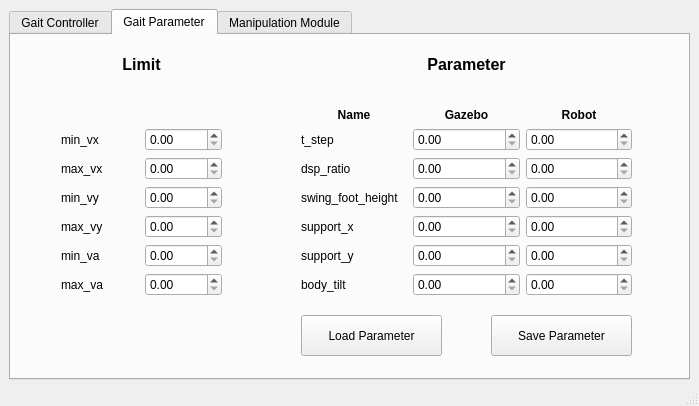
<?xml version="1.0" encoding="UTF-8"?>
<ui version="4.0">
 <class>MainWindow</class>
 <widget class="QMainWindow" name="MainWindow">
  <property name="geometry">
   <rect>
    <x>0</x>
    <y>0</y>
    <width>699</width>
    <height>406</height>
   </rect>
  </property>
  <property name="windowTitle">
   <string>Robinion GUI Controller</string>
  </property>
  <widget class="QWidget" name="centralwidget">
   <widget class="QWidget" name="verticalLayoutWidget">
    <property name="geometry">
     <rect>
      <x>9</x>
      <y>9</y>
      <width>681</width>
      <height>371</height>
     </rect>
    </property>
    <layout class="QVBoxLayout" name="verticalLayout">
     <item>
      <widget class="QTabWidget" name="tabWidget">
       <property name="currentIndex">
        <number>1</number>
       </property>
       <widget class="QWidget" name="tab_walking">
        <attribute name="title">
         <string>Gait Controller</string>
        </attribute>
        <widget class="QWidget" name="horizontalLayoutWidget_2">
         <property name="geometry">
          <rect>
           <x>0</x>
           <y>10</y>
           <width>671</width>
           <height>221</height>
          </rect>
         </property>
         <layout class="QHBoxLayout" name="horizontalLayout_8">
          <item>
           <layout class="QVBoxLayout" name="verticalLayout_2">
            <item>
             <widget class="QLabel" name="labelGaitState">
              <property name="font">
               <font>
                <pointsize>20</pointsize>
                <weight>75</weight>
                <bold>true</bold>
               </font>
              </property>
              <property name="text">
               <string>Gait State</string>
              </property>
              <property name="alignment">
               <set>Qt::AlignCenter</set>
              </property>
             </widget>
            </item>
            <item>
             <spacer name="verticalSpacer">
              <property name="orientation">
               <enum>Qt::Vertical</enum>
              </property>
              <property name="sizeHint" stdset="0">
               <size>
                <width>20</width>
                <height>40</height>
               </size>
              </property>
             </spacer>
            </item>
            <item>
             <widget class="QPushButton" name="pushButtonZeroPose">
              <property name="text">
               <string>Zero Pose</string>
              </property>
             </widget>
            </item>
            <item>
             <widget class="QPushButton" name="pushButtonInitialize">
              <property name="text">
               <string>Initialize</string>
              </property>
             </widget>
            </item>
            <item>
             <widget class="QPushButton" name="pushButtonStanding">
              <property name="text">
               <string>Standing</string>
              </property>
             </widget>
            </item>
            <item>
             <widget class="QPushButton" name="pushButtonStartWalk">
              <property name="text">
               <string>Start Walk</string>
              </property>
             </widget>
            </item>
            <item>
             <widget class="QPushButton" name="pushButtonStopWalk">
              <property name="text">
               <string>Stop Walk</string>
              </property>
             </widget>
            </item>
           </layout>
          </item>
          <item>
           <layout class="QVBoxLayout" name="verticalLayout_3">
            <item>
             <widget class="QLabel" name="labelGaitCommand">
              <property name="font">
               <font>
                <pointsize>20</pointsize>
                <weight>75</weight>
                <bold>true</bold>
               </font>
              </property>
              <property name="text">
               <string>Gait Command</string>
              </property>
              <property name="alignment">
               <set>Qt::AlignCenter</set>
              </property>
             </widget>
            </item>
            <item>
             <spacer name="verticalSpacer_2">
              <property name="orientation">
               <enum>Qt::Vertical</enum>
              </property>
              <property name="sizeHint" stdset="0">
               <size>
                <width>20</width>
                <height>40</height>
               </size>
              </property>
             </spacer>
            </item>
            <item>
             <layout class="QHBoxLayout" name="horizontalLayout_6">
              <item>
               <widget class="QPushButton" name="pushButtonForward">
                <property name="text">
                 <string>Forward</string>
                </property>
               </widget>
              </item>
              <item>
               <widget class="QPushButton" name="pushButtonBackward">
                <property name="text">
                 <string>Backward</string>
                </property>
               </widget>
              </item>
              <item>
               <widget class="QLabel" name="labelCmdX">
                <property name="text">
                 <string>CMD_X</string>
                </property>
               </widget>
              </item>
              <item>
               <widget class="QSlider" name="horizontalSliderCmdX">
                <property name="orientation">
                 <enum>Qt::Horizontal</enum>
                </property>
               </widget>
              </item>
             </layout>
            </item>
            <item>
             <layout class="QHBoxLayout" name="horizontalLayout_7">
              <item>
               <widget class="QPushButton" name="pushButtonSideLeft">
                <property name="text">
                 <string>Side Left</string>
                </property>
               </widget>
              </item>
              <item>
               <widget class="QPushButton" name="pushButtonSideRight">
                <property name="text">
                 <string>Side Right</string>
                </property>
               </widget>
              </item>
              <item>
               <widget class="QLabel" name="labelCmdY">
                <property name="text">
                 <string>CMD_Y</string>
                </property>
               </widget>
              </item>
              <item>
               <widget class="QSlider" name="horizontalSliderCmdY">
                <property name="orientation">
                 <enum>Qt::Horizontal</enum>
                </property>
               </widget>
              </item>
             </layout>
            </item>
            <item>
             <layout class="QHBoxLayout" name="horizontalLayout_5">
              <item>
               <widget class="QPushButton" name="pushButtonTurnLeft">
                <property name="text">
                 <string>Turn Left</string>
                </property>
               </widget>
              </item>
              <item>
               <widget class="QPushButton" name="pushButtonTurnRight">
                <property name="text">
                 <string>Turn Right</string>
                </property>
               </widget>
              </item>
              <item>
               <widget class="QLabel" name="labelCmdA">
                <property name="text">
                 <string>CMD_A</string>
                </property>
               </widget>
              </item>
              <item>
               <widget class="QSlider" name="horizontalSliderCmdA">
                <property name="orientation">
                 <enum>Qt::Horizontal</enum>
                </property>
               </widget>
              </item>
             </layout>
            </item>
            <item>
             <spacer name="verticalSpacer_3">
              <property name="orientation">
               <enum>Qt::Vertical</enum>
              </property>
              <property name="sizeHint" stdset="0">
               <size>
                <width>20</width>
                <height>40</height>
               </size>
              </property>
             </spacer>
            </item>
           </layout>
          </item>
         </layout>
        </widget>
       </widget>
       <widget class="QWidget" name="tab_gait_parameter">
        <attribute name="title">
         <string>Gait Parameter</string>
        </attribute>
        <widget class="QWidget" name="verticalLayoutWidget_2">
         <property name="geometry">
          <rect>
           <x>50</x>
           <y>20</y>
           <width>161</width>
           <height>241</height>
          </rect>
         </property>
         <layout class="QVBoxLayout" name="verticalLayout_5">
          <item>
           <widget class="QLabel" name="labelLImit">
            <property name="font">
             <font>
              <pointsize>12</pointsize>
              <weight>75</weight>
              <bold>true</bold>
             </font>
            </property>
            <property name="text">
             <string>Limit</string>
            </property>
            <property name="alignment">
             <set>Qt::AlignCenter</set>
            </property>
           </widget>
          </item>
          <item>
           <spacer name="verticalSpacer_4">
            <property name="orientation">
             <enum>Qt::Vertical</enum>
            </property>
            <property name="sizeHint" stdset="0">
             <size>
              <width>20</width>
              <height>40</height>
             </size>
            </property>
           </spacer>
          </item>
          <item>
           <layout class="QGridLayout" name="gridLayout_3">
            <item row="1" column="1">
             <widget class="QDoubleSpinBox" name="dSB_max_vx"/>
            </item>
            <item row="1" column="0">
             <widget class="QLabel" name="label_max_vx">
              <property name="text">
               <string>max_vx</string>
              </property>
             </widget>
            </item>
            <item row="2" column="0">
             <widget class="QLabel" name="label_min_vy">
              <property name="text">
               <string>min_vy</string>
              </property>
             </widget>
            </item>
            <item row="4" column="1">
             <widget class="QDoubleSpinBox" name="dSB_min_va"/>
            </item>
            <item row="3" column="0">
             <widget class="QLabel" name="label_max_vy">
              <property name="text">
               <string>max_vy</string>
              </property>
             </widget>
            </item>
            <item row="0" column="0">
             <widget class="QLabel" name="label_min_vx">
              <property name="text">
               <string>min_vx</string>
              </property>
             </widget>
            </item>
            <item row="0" column="1">
             <widget class="QDoubleSpinBox" name="dSB_min_vx"/>
            </item>
            <item row="3" column="1">
             <widget class="QDoubleSpinBox" name="dSB_max_vy"/>
            </item>
            <item row="2" column="1">
             <widget class="QDoubleSpinBox" name="dSB_min_vy"/>
            </item>
            <item row="4" column="0">
             <widget class="QLabel" name="label_min_va">
              <property name="text">
               <string>min_va</string>
              </property>
             </widget>
            </item>
            <item row="5" column="0">
             <widget class="QLabel" name="label_max_va">
              <property name="text">
               <string>max_va</string>
              </property>
             </widget>
            </item>
            <item row="5" column="1">
             <widget class="QDoubleSpinBox" name="dSB_max_va"/>
            </item>
           </layout>
          </item>
         </layout>
        </widget>
        <widget class="QWidget" name="verticalLayoutWidget_3">
         <property name="geometry">
          <rect>
           <x>290</x>
           <y>20</y>
           <width>331</width>
           <height>241</height>
          </rect>
         </property>
         <layout class="QVBoxLayout" name="verticalLayout_7">
          <item>
           <widget class="QLabel" name="labelParameter">
            <property name="font">
             <font>
              <pointsize>12</pointsize>
              <weight>75</weight>
              <bold>true</bold>
             </font>
            </property>
            <property name="text">
             <string>Parameter</string>
            </property>
            <property name="alignment">
             <set>Qt::AlignCenter</set>
            </property>
           </widget>
          </item>
          <item>
           <spacer name="verticalSpacer_5">
            <property name="orientation">
             <enum>Qt::Vertical</enum>
            </property>
            <property name="sizeHint" stdset="0">
             <size>
              <width>20</width>
              <height>40</height>
             </size>
            </property>
           </spacer>
          </item>
          <item>
           <layout class="QGridLayout" name="gridLayout_4">
            <item row="1" column="0">
             <widget class="QLabel" name="label_t_step">
              <property name="text">
               <string>t_step</string>
              </property>
             </widget>
            </item>
            <item row="1" column="2">
             <widget class="QDoubleSpinBox" name="dSB_rb_t_step"/>
            </item>
            <item row="4" column="0">
             <widget class="QLabel" name="label_support_x">
              <property name="text">
               <string>support_x</string>
              </property>
             </widget>
            </item>
            <item row="2" column="2">
             <widget class="QDoubleSpinBox" name="dSB_rb_dsp_ratio"/>
            </item>
            <item row="0" column="0">
             <widget class="QLabel" name="labelParameterName">
              <property name="font">
               <font>
                <weight>75</weight>
                <bold>true</bold>
               </font>
              </property>
              <property name="text">
               <string>Name</string>
              </property>
              <property name="alignment">
               <set>Qt::AlignCenter</set>
              </property>
             </widget>
            </item>
            <item row="3" column="0">
             <widget class="QLabel" name="label_swing_foot_height">
              <property name="text">
               <string>swing_foot_height</string>
              </property>
             </widget>
            </item>
            <item row="5" column="0">
             <widget class="QLabel" name="label_support_y">
              <property name="text">
               <string>support_y</string>
              </property>
             </widget>
            </item>
            <item row="0" column="1">
             <widget class="QLabel" name="labelParameterGazebo">
              <property name="font">
               <font>
                <weight>75</weight>
                <bold>true</bold>
               </font>
              </property>
              <property name="text">
               <string>Gazebo</string>
              </property>
              <property name="alignment">
               <set>Qt::AlignCenter</set>
              </property>
             </widget>
            </item>
            <item row="0" column="2">
             <widget class="QLabel" name="labelParameterRobot">
              <property name="font">
               <font>
                <weight>75</weight>
                <bold>true</bold>
               </font>
              </property>
              <property name="text">
               <string>Robot</string>
              </property>
              <property name="alignment">
               <set>Qt::AlignCenter</set>
              </property>
             </widget>
            </item>
            <item row="2" column="0">
             <widget class="QLabel" name="label_dsp_ratio">
              <property name="text">
               <string>dsp_ratio</string>
              </property>
             </widget>
            </item>
            <item row="2" column="1">
             <widget class="QDoubleSpinBox" name="dSB_gz_dsp_ratio"/>
            </item>
            <item row="1" column="1">
             <widget class="QDoubleSpinBox" name="dSB_gz_t_step"/>
            </item>
            <item row="6" column="0">
             <widget class="QLabel" name="label_body_tilt">
              <property name="text">
               <string>body_tilt</string>
              </property>
             </widget>
            </item>
            <item row="3" column="1">
             <widget class="QDoubleSpinBox" name="dSB_gz_swing_foot_height"/>
            </item>
            <item row="4" column="1">
             <widget class="QDoubleSpinBox" name="dSB_gz_support_x"/>
            </item>
            <item row="5" column="1">
             <widget class="QDoubleSpinBox" name="dSB_gz_support_y"/>
            </item>
            <item row="6" column="1">
             <widget class="QDoubleSpinBox" name="dSB_gz_body_tilt"/>
            </item>
            <item row="3" column="2">
             <widget class="QDoubleSpinBox" name="dSB_rb_swing_foot_height"/>
            </item>
            <item row="4" column="2">
             <widget class="QDoubleSpinBox" name="dSB_rb_support_x"/>
            </item>
            <item row="5" column="2">
             <widget class="QDoubleSpinBox" name="dSB_rb_support_y"/>
            </item>
            <item row="6" column="2">
             <widget class="QDoubleSpinBox" name="dSB_rb_body_tilt"/>
            </item>
           </layout>
          </item>
         </layout>
        </widget>
        <widget class="QPushButton" name="pushButtonLoadParameter">
         <property name="geometry">
          <rect>
           <x>290</x>
           <y>280</y>
           <width>141</width>
           <height>41</height>
          </rect>
         </property>
         <property name="text">
          <string>Load Parameter</string>
         </property>
        </widget>
        <widget class="QPushButton" name="pushButtonSaveParameter">
         <property name="geometry">
          <rect>
           <x>480</x>
           <y>280</y>
           <width>141</width>
           <height>41</height>
          </rect>
         </property>
         <property name="text">
          <string>Save Parameter</string>
         </property>
        </widget>
       </widget>
       <widget class="QWidget" name="tab_manipulation">
        <attribute name="title">
         <string>Manipulation Module</string>
        </attribute>
        <widget class="QWidget" name="horizontalLayoutWidget">
         <property name="geometry">
          <rect>
           <x>1</x>
           <y>10</y>
           <width>671</width>
           <height>301</height>
          </rect>
         </property>
         <layout class="QHBoxLayout" name="horizontalLayout">
          <item>
           <layout class="QVBoxLayout" name="verticalLayout_4">
            <item>
             <widget class="QLabel" name="labelGetPose">
              <property name="font">
               <font>
                <pointsize>20</pointsize>
                <weight>75</weight>
                <bold>true</bold>
               </font>
              </property>
              <property name="text">
               <string>Get Pose</string>
              </property>
              <property name="alignment">
               <set>Qt::AlignCenter</set>
              </property>
             </widget>
            </item>
            <item>
             <layout class="QGridLayout" name="gridLayout">
              <item row="6" column="0">
               <widget class="QLabel" name="labelGYaw">
                <property name="text">
                 <string>Y</string>
                </property>
                <property name="alignment">
                 <set>Qt::AlignCenter</set>
                </property>
               </widget>
              </item>
              <item row="5" column="0">
               <widget class="QLabel" name="labelGPitch">
                <property name="text">
                 <string>P</string>
                </property>
                <property name="alignment">
                 <set>Qt::AlignCenter</set>
                </property>
               </widget>
              </item>
              <item row="1" column="0">
               <widget class="QLabel" name="labelGX">
                <property name="text">
                 <string>X</string>
                </property>
                <property name="alignment">
                 <set>Qt::AlignCenter</set>
                </property>
               </widget>
              </item>
              <item row="3" column="0">
               <widget class="QLabel" name="labelGZ">
                <property name="text">
                 <string>Z</string>
                </property>
                <property name="alignment">
                 <set>Qt::AlignCenter</set>
                </property>
               </widget>
              </item>
              <item row="4" column="0">
               <widget class="QLabel" name="labelGRoll">
                <property name="text">
                 <string>R</string>
                </property>
                <property name="alignment">
                 <set>Qt::AlignCenter</set>
                </property>
               </widget>
              </item>
              <item row="2" column="0">
               <widget class="QLabel" name="labelGY">
                <property name="text">
                 <string>Y</string>
                </property>
                <property name="alignment">
                 <set>Qt::AlignCenter</set>
                </property>
               </widget>
              </item>
              <item row="6" column="1">
               <widget class="QLineEdit" name="lineEditCurrentLHandYaw"/>
              </item>
              <item row="6" column="2">
               <widget class="QLineEdit" name="lineEditCurrentRHandYaw"/>
              </item>
              <item row="0" column="2">
               <widget class="QLabel" name="labelGPRHand">
                <property name="text">
                 <string>Right Hand</string>
                </property>
                <property name="alignment">
                 <set>Qt::AlignCenter</set>
                </property>
               </widget>
              </item>
              <item row="0" column="0">
               <widget class="QLabel" name="labelGPose">
                <property name="text">
                 <string>Pose</string>
                </property>
                <property name="alignment">
                 <set>Qt::AlignCenter</set>
                </property>
               </widget>
              </item>
              <item row="0" column="1">
               <widget class="QLabel" name="labelGPLHand">
                <property name="text">
                 <string>Left Hand</string>
                </property>
                <property name="alignment">
                 <set>Qt::AlignCenter</set>
                </property>
               </widget>
              </item>
              <item row="7" column="2">
               <widget class="QPushButton" name="pushButtonGetRHandPose">
                <property name="text">
                 <string>Get Right Hand Pose</string>
                </property>
               </widget>
              </item>
              <item row="7" column="1">
               <widget class="QPushButton" name="pushButtonGetLHandPose">
                <property name="text">
                 <string>Get Left Hand Pose</string>
                </property>
               </widget>
              </item>
              <item row="5" column="1">
               <widget class="QLineEdit" name="lineEditCurrentLHandPitch"/>
              </item>
              <item row="5" column="2">
               <widget class="QLineEdit" name="lineEditCurrentRHandPitch"/>
              </item>
              <item row="4" column="1">
               <widget class="QLineEdit" name="lineEditCurrentLHandRoll"/>
              </item>
              <item row="4" column="2">
               <widget class="QLineEdit" name="lineEditCurrentRHandRoll"/>
              </item>
              <item row="3" column="1">
               <widget class="QLineEdit" name="lineEditCurrentLHandZ"/>
              </item>
              <item row="3" column="2">
               <widget class="QLineEdit" name="lineEditCurrentRHandZ"/>
              </item>
              <item row="2" column="1">
               <widget class="QLineEdit" name="lineEditCurrentLHandY"/>
              </item>
              <item row="2" column="2">
               <widget class="QLineEdit" name="lineEditCurrentRHandY"/>
              </item>
              <item row="1" column="1">
               <widget class="QLineEdit" name="lineEditCurrentLHandX"/>
              </item>
              <item row="1" column="2">
               <widget class="QLineEdit" name="lineEditCurrentRHandX"/>
              </item>
             </layout>
            </item>
           </layout>
          </item>
          <item>
           <spacer name="horizontalSpacer_2">
            <property name="orientation">
             <enum>Qt::Horizontal</enum>
            </property>
            <property name="sizeHint" stdset="0">
             <size>
              <width>40</width>
              <height>20</height>
             </size>
            </property>
           </spacer>
          </item>
          <item>
           <layout class="QVBoxLayout" name="verticalLayout_6">
            <item>
             <widget class="QLabel" name="labelSetPose">
              <property name="font">
               <font>
                <pointsize>20</pointsize>
                <weight>75</weight>
                <bold>true</bold>
               </font>
              </property>
              <property name="text">
               <string>Set Pose</string>
              </property>
              <property name="alignment">
               <set>Qt::AlignCenter</set>
              </property>
             </widget>
            </item>
            <item>
             <layout class="QGridLayout" name="gridLayout_2">
              <item row="6" column="0">
               <widget class="QLabel" name="labelSYaw">
                <property name="text">
                 <string>Y</string>
                </property>
                <property name="alignment">
                 <set>Qt::AlignCenter</set>
                </property>
               </widget>
              </item>
              <item row="5" column="0">
               <widget class="QLabel" name="labelSPitch">
                <property name="text">
                 <string>P</string>
                </property>
                <property name="alignment">
                 <set>Qt::AlignCenter</set>
                </property>
               </widget>
              </item>
              <item row="1" column="0">
               <widget class="QLabel" name="labelSX">
                <property name="text">
                 <string>X</string>
                </property>
                <property name="alignment">
                 <set>Qt::AlignCenter</set>
                </property>
               </widget>
              </item>
              <item row="3" column="0">
               <widget class="QLabel" name="labelSZ">
                <property name="text">
                 <string>Z</string>
                </property>
                <property name="alignment">
                 <set>Qt::AlignCenter</set>
                </property>
               </widget>
              </item>
              <item row="4" column="0">
               <widget class="QLabel" name="labelSRoll">
                <property name="text">
                 <string>R</string>
                </property>
                <property name="alignment">
                 <set>Qt::AlignCenter</set>
                </property>
               </widget>
              </item>
              <item row="2" column="0">
               <widget class="QLabel" name="labelSY">
                <property name="text">
                 <string>Y</string>
                </property>
                <property name="alignment">
                 <set>Qt::AlignCenter</set>
                </property>
               </widget>
              </item>
              <item row="6" column="1">
               <widget class="QLineEdit" name="lineEditSetLHandYaw"/>
              </item>
              <item row="6" column="2">
               <widget class="QLineEdit" name="lineEditSetRHandYaw"/>
              </item>
              <item row="0" column="2">
               <widget class="QLabel" name="labelSPRHand">
                <property name="text">
                 <string>Right Hand</string>
                </property>
                <property name="alignment">
                 <set>Qt::AlignCenter</set>
                </property>
               </widget>
              </item>
              <item row="0" column="0">
               <widget class="QLabel" name="labelSPose">
                <property name="text">
                 <string>Pose</string>
                </property>
                <property name="alignment">
                 <set>Qt::AlignCenter</set>
                </property>
               </widget>
              </item>
              <item row="0" column="1">
               <widget class="QLabel" name="labelSPLHand">
                <property name="text">
                 <string>Left Hand</string>
                </property>
                <property name="alignment">
                 <set>Qt::AlignCenter</set>
                </property>
               </widget>
              </item>
              <item row="7" column="2">
               <widget class="QPushButton" name="pushButtonSetRHandPose">
                <property name="text">
                 <string>Set Right Hand Pose</string>
                </property>
               </widget>
              </item>
              <item row="7" column="1">
               <widget class="QPushButton" name="pushButtonSetLHandPose">
                <property name="text">
                 <string>Set Left Hand Pose</string>
                </property>
               </widget>
              </item>
              <item row="1" column="1">
               <widget class="QLineEdit" name="lineEditSetLHandX"/>
              </item>
              <item row="1" column="2">
               <widget class="QLineEdit" name="lineEditSetRHandX"/>
              </item>
              <item row="2" column="1">
               <widget class="QLineEdit" name="lineEditSetLHandY"/>
              </item>
              <item row="2" column="2">
               <widget class="QLineEdit" name="lineEditSetRHandY"/>
              </item>
              <item row="3" column="1">
               <widget class="QLineEdit" name="lineEditSetLHandZ"/>
              </item>
              <item row="3" column="2">
               <widget class="QLineEdit" name="lineEditSetRHandZ"/>
              </item>
              <item row="4" column="1">
               <widget class="QLineEdit" name="lineEditSetLHandRoll"/>
              </item>
              <item row="4" column="2">
               <widget class="QLineEdit" name="lineEditSetRHandRoll"/>
              </item>
              <item row="5" column="1">
               <widget class="QLineEdit" name="lineEditSetLHandPitch"/>
              </item>
              <item row="5" column="2">
               <widget class="QLineEdit" name="lineEditSetRHandPitch"/>
              </item>
             </layout>
            </item>
           </layout>
          </item>
         </layout>
        </widget>
       </widget>
      </widget>
     </item>
    </layout>
   </widget>
  </widget>
  <widget class="QStatusBar" name="statusbar"/>
 </widget>
 <resources/>
 <connections/>
</ui>
